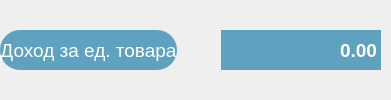
               <widget class="QWidget" name="widget_7" native="true">
                <property name="sizePolicy">
                 <sizepolicy hsizetype="Preferred" vsizetype="Minimum">
                  <horstretch>0</horstretch>
                  <verstretch>0</verstretch>
                 </sizepolicy>
                </property>
                <layout class="QHBoxLayout" name="horizontalLayout_6">
                 <property name="leftMargin">
                  <number>0</number>
                 </property>
                 <property name="topMargin">
                  <number>0</number>
                 </property>
                 <property name="rightMargin">
                  <number>10</number>
                 </property>
                 <property name="bottomMargin">
                  <number>0</number>
                 </property>
                 <item>
                  <widget class="QLabel" name="label_4">
                   <property name="sizePolicy">
                    <sizepolicy hsizetype="Preferred" vsizetype="Fixed">
                     <horstretch>0</horstretch>
                     <verstretch>0</verstretch>
                    </sizepolicy>
                   </property>
                   <property name="minimumSize">
                    <size>
                     <width>0</width>
                     <height>40</height>
                    </size>
                   </property>
                   <property name="font">
                    <font>
                     <family>Arial</family>
                     <pointsize>14</pointsize>
                     <italic>false</italic>
                    </font>
                   </property>
                   <property name="styleSheet">
                    <string notr="true">QLabel {
     border: none;
	height: 40px;
     border-radius: 20px;
	background-color: #5EA2BF;
	color: white;
 }</string>
                   </property>
                   <property name="text">
                    <string>Доход за ед. товара</string>
                   </property>
                   <property name="alignment">
                    <set>Qt::AlignCenter</set>
                   </property>
                   <property name="margin">
                    <number>0</number>
                   </property>
                  </widget>
                 </item>
                 <item>
                  <widget class="QPushButton" name="info_4">
                   <property name="enabled">
                    <bool>true</bool>
                   </property>
                   <property name="sizePolicy">
                    <sizepolicy hsizetype="Fixed" vsizetype="Fixed">
                     <horstretch>0</horstretch>
                     <verstretch>0</verstretch>
                    </sizepolicy>
                   </property>
                   <property name="minimumSize">
                    <size>
                     <width>32</width>
                     <height>32</height>
                    </size>
                   </property>
                   <property name="maximumSize">
                    <size>
                     <width>32</width>
                     <height>32</height>
                    </size>
                   </property>
                   <property name="autoFillBackground">
                    <bool>false</bool>
                   </property>
                   <property name="styleSheet">
                    <string notr="true"> QPushButton {
     border: none;
	background-color: none;
 }</string>
                   </property>
                   <property name="text">
                    <string/>
                   </property>
                   <property name="icon">
                    <iconset resource="resources.qrc">
                     <normaloff>:/resources/info.svg</normaloff>:/resources/info.svg</iconset>
                   </property>
                   <property name="iconSize">
                    <size>
                     <width>32</width>
                     <height>32</height>
                    </size>
                   </property>
                  </widget>
                 </item>
                 <item>
                  <widget class="QDoubleSpinBox" name="doubleSpinBox_4">
                   <property name="sizePolicy">
                    <sizepolicy hsizetype="Fixed" vsizetype="Fixed">
                     <horstretch>0</horstretch>
                     <verstretch>0</verstretch>
                    </sizepolicy>
                   </property>
                   <property name="minimumSize">
                    <size>
                     <width>160</width>
                     <height>40</height>
                    </size>
                   </property>
                   <property name="font">
                    <font>
                     <family>Arial</family>
                     <pointsize>14</pointsize>
                     <weight>75</weight>
                     <bold>true</bold>
                    </font>
                   </property>
                   <property name="focusPolicy">
                    <enum>Qt::ClickFocus</enum>
                   </property>
                   <property name="styleSheet">
                    <string notr="true">QDoubleSpinBox
{
     border: none;
	background-color: #5EA2BF;
	color: white;
}


QDoubleSpinBox:focused
{
    border-width: 2px;
    border-style: solid;
    border-color: red;
}</string>
                   </property>
                   <property name="wrapping">
                    <bool>false</bool>
                   </property>
                   <property name="frame">
                    <bool>false</bool>
                   </property>
                   <property name="alignment">
                    <set>Qt::AlignRight|Qt::AlignTrailing|Qt::AlignVCenter</set>
                   </property>
                   <property name="buttonSymbols">
                    <enum>QAbstractSpinBox::NoButtons</enum>
                   </property>
                   <property name="accelerated">
                    <bool>true</bool>
                   </property>
                   <property name="showGroupSeparator" stdset="0">
                    <bool>true</bool>
                   </property>
                   <property name="maximum">
                    <double>1000000.000000000000000</double>
                   </property>
                  </widget>
                 </item>
                </layout>
               </widget>
